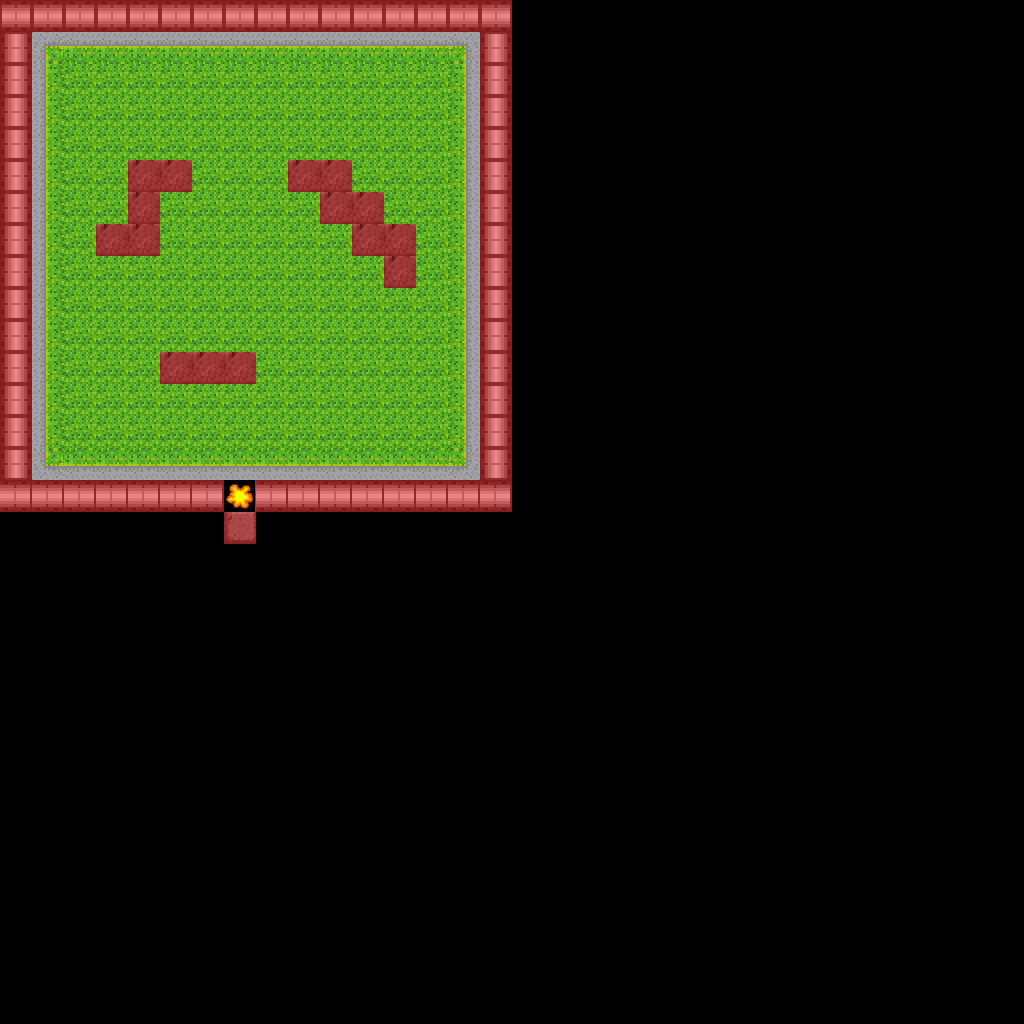

The image is a tile-based game level rendered from a .tmx file. Its description and complete source (layers, tilesets, objects, tile grids) follow:
An orthogonal 32x32 tile map with 32x32 px tiles, 2 tile layers (Background, Boundaries), 5 tilesets and 1 object (NPC).

<map version="1.0" orientation="orthogonal" width="32" height="32" tilewidth="32" tileheight="32">
 <tileset firstgid="1" name="MetaTiles" tilewidth="32" tileheight="32">
  <image source="TileSets/MetaTiles.png" width="96" height="32" />
 </tileset>
 <tileset firstgid="4" name="SolidColors" tilewidth="32" tileheight="32">
  <image source="Tilesets/SolidColors.png" width="96" height="32" />
 </tileset>
 <tileset firstgid="7" name="Environment1" tilewidth="32" tileheight="32" spacing="2" margin="2">
  <image source="Tilesets/blocks1.bmp" trans="000000" width="614" height="376" />
 </tileset>
 <tileset firstgid="205" name="Environment2" tilewidth="32" tileheight="32" spacing="2" margin="2">
  <image source="Tilesets/blocks2.bmp" trans="000000" width="614" height="376" />
 </tileset>
 <tileset firstgid="403" name="Environment3" tilewidth="32" tileheight="32" spacing="1" margin="1">
  <image source="Tilesets/tankbrigade.bmp" trans="000000" width="727" height="397" />
 </tileset>
 <layer name="Background" width="32" height="32">
  <data encoding="csv">
425,425,425,425,425,425,425,425,425,425,425,425,425,425,425,425,0,0,0,0,0,0,0,0,0,0,0,0,0,0,0,0,
449,515,518,518,518,518,518,518,518,518,518,518,518,518,516,449,0,0,0,0,0,0,0,0,0,0,0,0,0,0,0,0,
449,519,474,474,474,474,474,474,474,474,474,474,474,474,520,449,0,0,0,0,0,0,0,0,0,0,0,0,0,0,0,0,
449,519,474,474,474,474,474,474,474,474,474,474,474,474,520,449,0,0,0,0,0,0,0,0,0,0,0,0,0,0,0,0,
449,519,474,474,474,474,474,474,474,474,474,474,474,474,520,449,0,0,0,0,0,0,0,0,0,0,0,0,0,0,0,0,
449,519,474,474,121,121,474,474,474,121,121,474,474,474,520,449,0,0,0,0,0,0,0,0,0,0,0,0,0,0,0,0,
449,519,474,474,121,474,474,474,474,474,121,121,474,474,520,449,0,0,0,0,0,0,0,0,0,0,0,0,0,0,0,0,
449,519,474,121,121,474,474,474,474,474,474,121,121,474,520,449,0,0,0,0,0,0,0,0,0,0,0,0,0,0,0,0,
449,519,474,474,474,474,474,474,474,474,474,474,121,474,520,449,0,0,0,0,0,0,0,0,0,0,0,0,0,0,0,0,
449,519,474,474,474,474,474,474,474,474,474,474,474,474,520,449,0,0,0,0,0,0,0,0,0,0,0,0,0,0,0,0,
449,519,474,474,474,474,474,474,474,474,474,474,474,474,520,449,0,0,0,0,0,0,0,0,0,0,0,0,0,0,0,0,
449,519,474,474,474,121,121,121,474,474,474,474,474,474,520,449,0,0,0,0,0,0,0,0,0,0,0,0,0,0,0,0,
449,519,474,474,474,474,474,474,474,474,474,474,474,474,520,449,0,0,0,0,0,0,0,0,0,0,0,0,0,0,0,0,
449,519,474,474,474,474,474,474,474,474,474,474,474,474,520,449,0,0,0,0,0,0,0,0,0,0,0,0,0,0,0,0,
449,513,517,517,517,517,517,517,517,517,517,517,517,517,514,449,0,0,0,0,0,0,0,0,0,0,0,0,0,0,0,0,
427,427,427,427,427,427,427,405,427,427,427,427,427,427,427,427,0,0,0,0,0,0,0,0,0,0,0,0,0,0,0,0,
0,0,0,0,0,0,0,154,0,0,0,0,0,0,0,0,0,0,0,0,0,0,0,0,0,0,0,0,0,0,0,0,
0,0,0,0,0,0,0,0,0,0,0,0,0,0,0,0,0,0,0,0,0,0,0,0,0,0,0,0,0,0,0,0,
0,0,0,0,0,0,0,0,0,0,0,0,0,0,0,0,0,0,0,0,0,0,0,0,0,0,0,0,0,0,0,0,
0,0,0,0,0,0,0,0,0,0,0,0,0,0,0,0,0,0,0,0,0,0,0,0,0,0,0,0,0,0,0,0,
0,0,0,0,0,0,0,0,0,0,0,0,0,0,0,0,0,0,0,0,0,0,0,0,0,0,0,0,0,0,0,0,
0,0,0,0,0,0,0,0,0,0,0,0,0,0,0,0,0,0,0,0,0,0,0,0,0,0,0,0,0,0,0,0,
0,0,0,0,0,0,0,0,0,0,0,0,0,0,0,0,0,0,0,0,0,0,0,0,0,0,0,0,0,0,0,0,
0,0,0,0,0,0,0,0,0,0,0,0,0,0,0,0,0,0,0,0,0,0,0,0,0,0,0,0,0,0,0,0,
0,0,0,0,0,0,0,0,0,0,0,0,0,0,0,0,0,0,0,0,0,0,0,0,0,0,0,0,0,0,0,0,
0,0,0,0,0,0,0,0,0,0,0,0,0,0,0,0,0,0,0,0,0,0,0,0,0,0,0,0,0,0,0,0,
0,0,0,0,0,0,0,0,0,0,0,0,0,0,0,0,0,0,0,0,0,0,0,0,0,0,0,0,0,0,0,0,
0,0,0,0,0,0,0,0,0,0,0,0,0,0,0,0,0,0,0,0,0,0,0,0,0,0,0,0,0,0,0,0,
0,0,0,0,0,0,0,0,0,0,0,0,0,0,0,0,0,0,0,0,0,0,0,0,0,0,0,0,0,0,0,0,
0,0,0,0,0,0,0,0,0,0,0,0,0,0,0,0,0,0,0,0,0,0,0,0,0,0,0,0,0,0,0,0,
0,0,0,0,0,0,0,0,0,0,0,0,0,0,0,0,0,0,0,0,0,0,0,0,0,0,0,0,0,0,0,0,
0,0,0,0,0,0,0,0,0,0,0,0,0,0,0,0,0,0,0,0,0,0,0,0,0,0,0,0,0,0,0,0
</data>
 </layer>
 <layer name="Boundaries" width="32" height="32">
  <data encoding="csv">
1,1,1,1,1,1,1,1,1,1,1,1,1,1,1,1,0,0,0,0,0,0,0,0,0,0,0,0,0,0,0,0,
1,0,0,0,0,0,0,0,0,0,0,0,0,0,0,1,0,0,0,0,0,0,0,0,0,0,0,0,0,0,0,0,
1,0,0,0,0,0,0,0,0,0,0,0,0,0,0,1,0,0,0,0,0,0,0,0,0,0,0,0,0,0,0,0,
1,0,0,0,0,0,0,0,0,0,0,0,0,0,0,1,0,0,0,0,0,0,0,0,0,0,0,0,0,0,0,0,
1,0,0,0,0,0,0,0,0,0,0,0,0,0,0,1,0,0,0,0,0,0,0,0,0,0,0,0,0,0,0,0,
1,0,0,0,1,1,0,0,0,1,1,0,0,0,0,1,0,0,0,0,0,0,0,0,0,0,0,0,0,0,0,0,
1,0,0,0,1,0,0,0,0,0,1,1,0,0,0,1,0,0,0,0,0,0,0,0,0,0,0,0,0,0,0,0,
1,0,0,1,1,0,0,0,0,0,0,1,1,0,0,1,0,0,0,0,0,0,0,0,0,0,0,0,0,0,0,0,
1,0,0,0,0,0,0,0,0,0,0,0,1,0,0,1,0,0,0,0,0,0,0,0,0,0,0,0,0,0,0,0,
1,0,0,0,0,0,0,0,0,0,0,0,0,0,0,1,0,0,0,0,0,0,0,0,0,0,0,0,0,0,0,0,
1,0,0,0,0,0,0,0,0,0,0,0,0,0,0,1,0,0,0,0,0,0,0,0,0,0,0,0,0,0,0,0,
1,0,0,0,0,1,1,1,0,0,0,0,0,0,0,1,0,0,0,0,0,0,0,0,0,0,0,0,0,0,0,0,
1,0,0,0,0,0,0,0,0,0,0,0,0,0,0,1,0,0,0,0,0,0,0,0,0,0,0,0,0,0,0,0,
1,0,0,0,0,0,0,0,0,0,0,0,0,0,0,1,0,0,0,0,0,0,0,0,0,0,0,0,0,0,0,0,
1,0,0,0,0,0,0,0,0,0,0,0,0,0,0,1,0,0,0,0,0,0,0,0,0,0,0,0,0,0,0,0,
1,1,1,1,1,1,1,0,1,1,1,1,1,1,1,1,0,0,0,0,0,0,0,0,0,0,0,0,0,0,0,0,
0,0,0,0,0,0,0,1,0,0,0,0,0,0,0,0,0,0,0,0,0,0,0,0,0,0,0,0,0,0,0,0,
0,0,0,0,0,0,0,0,0,0,0,0,0,0,0,0,0,0,0,0,0,0,0,0,0,0,0,0,0,0,0,0,
0,0,0,0,0,0,0,0,0,0,0,0,0,0,0,0,0,0,0,0,0,0,0,0,0,0,0,0,0,0,0,0,
0,0,0,0,0,0,0,0,0,0,0,0,0,0,0,0,0,0,0,0,0,0,0,0,0,0,0,0,0,0,0,0,
0,0,0,0,0,0,0,0,0,0,0,0,0,0,0,0,0,0,0,0,0,0,0,0,0,0,0,0,0,0,0,0,
0,0,0,0,0,0,0,0,0,0,0,0,0,0,0,0,0,0,0,0,0,0,0,0,0,0,0,0,0,0,0,0,
0,0,0,0,0,0,0,0,0,0,0,0,0,0,0,0,0,0,0,0,0,0,0,0,0,0,0,0,0,0,0,0,
0,0,0,0,0,0,0,0,0,0,0,0,0,0,0,0,0,0,0,0,0,0,0,0,0,0,0,0,0,0,0,0,
0,0,0,0,0,0,0,0,0,0,0,0,0,0,0,0,0,0,0,0,0,0,0,0,0,0,0,0,0,0,0,0,
0,0,0,0,0,0,0,0,0,0,0,0,0,0,0,0,0,0,0,0,0,0,0,0,0,0,0,0,0,0,0,0,
0,0,0,0,0,0,0,0,0,0,0,0,0,0,0,0,0,0,0,0,0,0,0,0,0,0,0,0,0,0,0,0,
0,0,0,0,0,0,0,0,0,0,0,0,0,0,0,0,0,0,0,0,0,0,0,0,0,0,0,0,0,0,0,0,
0,0,0,0,0,0,0,0,0,0,0,0,0,0,0,0,0,0,0,0,0,0,0,0,0,0,0,0,0,0,0,0,
0,0,0,0,0,0,0,0,0,0,0,0,0,0,0,0,0,0,0,0,0,0,0,0,0,0,0,0,0,0,0,0,
0,0,0,0,0,0,0,0,0,0,0,0,0,0,0,0,0,0,0,0,0,0,0,0,0,0,0,0,0,0,0,0,
0,0,0,0,0,0,0,0,0,0,0,0,0,0,0,0,0,0,0,0,0,0,0,0,0,0,0,0,0,0,0,0
</data>
 </layer>
 <objectgroup name="NPCs" width="32" height="32">
  <object name="NPC1" type="NPC" x="256" y="64" width="32" height="32" />
 </objectgroup>
</map>
